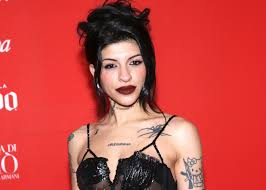
#> input picture Parcial3/Reconocimiento facial/unidad 4/cazzu.jpg, 266 x 190 px
$ python 'practica 2.py'
#> lines starting #> are read from the running program, lines starting #| are printed output that depends on the picture; after the words box and inside, x2 and y2 are one past the last pixel; in counts of white or black regions, pixels touching at a corner belong together
# -*- coding: utf-8 -*-
"""
Created on Thu Feb 19 09:21:06 2026

@author: lizal
"""

# Importación de librerías
import cv2
import easygui as vent
import numpy as np

# Abrir ventana para seleccionar una imagen
imagen = vent.fileopenbox(msg="Abrir Imagen", title="Abrir",
                          default="", filetypes=["*.jpg"])
#> the answer given: ../Parcial3/Reconocimiento facial/unidad 4/cazzu.jpg

# Leer la imagen seleccionada
img = cv2.imread(imagen)
#> img is the input picture: shape (190, 266, 3); mean B, G, R 66.9, 70.8, 199.6

# Crear una copia de la imagen original para procesarla
copia = img.copy()

# Convertir la copia a escala de grises
copia = cv2.cvtColor(copia, cv2.COLOR_BGR2GRAY)
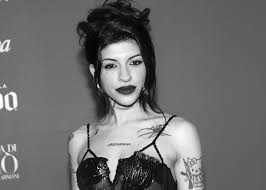
#> copia: shape (190, 266); min 0, max 254, mean 108.9

# Aplicar filtro Gaussian Blur para reducir ruido
copia = cv2.GaussianBlur(copia, (5,5), 0)
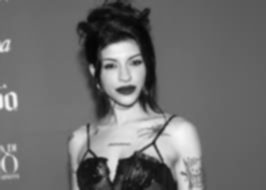
#> copia: shape (190, 266); min 5, max 248, mean 108.9

# Aplicar threshold (umbralización)
# Los valores mayores a 200 se vuelven blancos y los menores negros
_, valor = cv2.threshold(copia, 200, 255, cv2.THRESH_BINARY)
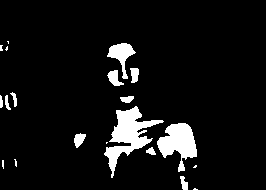
#> valor: shape (190, 266); 7.3% white; 20 white regions (8 under 20 px), largest, box (x1, y1, x2, y2) and area: (104, 106, 164, 178) 1456, (157, 123, 197, 172) 1069, (107, 43, 136, 79) 419

# Crear kernel de 5x5 para operaciones morfológicas
kernel = np.ones((5,5), np.uint8)

# Aplicar operación morfológica de cierre (closing)
# Sirve para cerrar pequeños huecos en los objetos
figura = cv2.morphologyEx(valor, cv2.MORPH_CLOSE, kernel)
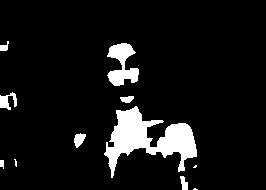
#> figura: shape (190, 266); 8.2% white; 11 white regions (3 under 20 px), largest, box (x1, y1, x2, y2) and area: (104, 106, 197, 178) 2831, (107, 43, 139, 86) 773, (0, 92, 17, 110) 167

# Detectar bordes usando el algoritmo Canny
bordes = cv2.Canny(figura, 3, 3)
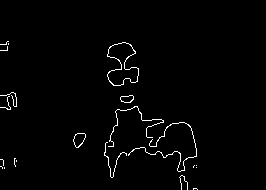
#> bordes: shape (190, 266); 1.7% white in thin lines or dots, all inside (x1, y1, x2, y2) = (0, 41, 198, 190)

# Encontrar contornos de las figuras detectadas
contornos, _ = cv2.findContours(bordes, cv2.RETR_EXTERNAL, cv2.CHAIN_APPROX_SIMPLE)
#> contornos = 21 contours, 18 with area under 20; largest, box (x1, y1, x2, y2) and area: (107, 42, 139, 86) 778, (73, 133, 86, 148) 119, (120, 95, 134, 103) 72

# Dibujar los contornos sobre la imagen original
cv2.drawContours(img, contornos, -1, (0,255,0), 2)
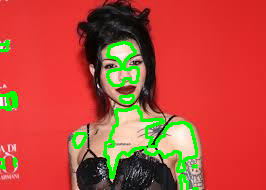
#> img: shape (190, 266, 3); 5.52% of pixels changed, all inside (x1, y1, x2, y2) = (0, 40, 199, 190)

# Mostrar la imagen con bordes detectados
cv2.namedWindow("Canny", cv2.WINDOW_NORMAL)
cv2.imshow("Canny", bordes)

# Mostrar la imagen en escala de grises procesada
cv2.namedWindow("VentanaGris", cv2.WINDOW_NORMAL)
cv2.imshow("VentanaGris", copia)

# Mostrar la imagen original con los contornos dibujados
cv2.namedWindow("Ventana", cv2.WINDOW_NORMAL)
cv2.imshow("Ventana", img)

# Esperar a que el usuario presione una tecla
cv2.waitKey()

# Cerrar todas las ventanas
cv2.destroyAllWindows()
